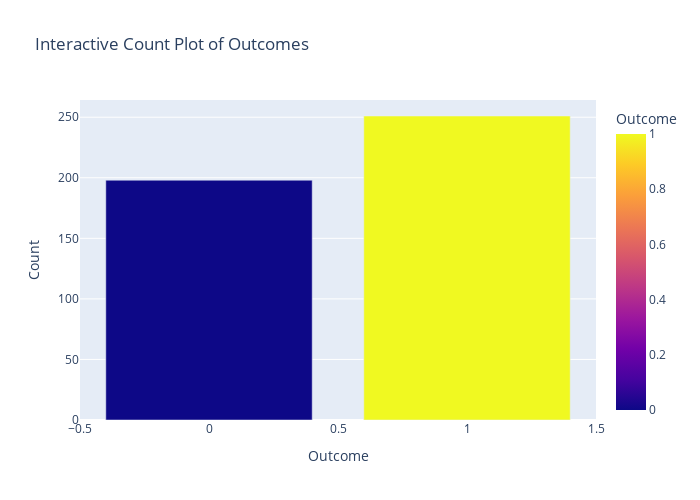

Write notebook code for a chart like this one.
### Code cell
# Create a DataFrame from y_train
y_train_df = pd.DataFrame(y_train, columns=['Outcome'])

outcome_counts = y_train_df['Outcome'].value_counts().reset_index()

outcome_counts.columns = ['Outcome', 'Count']
# Create an interactive bar plot
fig = px.bar(
    outcome_counts,  # Use the corrected DataFrame
    x='Outcome', 
    y='Count',
    color='Outcome',  # Color by outcome
    labels={'Outcome': 'Outcome', 'Count': 'Count'},  # Customize axis labels
    color_discrete_sequence=px.colors.qualitative.Pastel,  # Pastel color palette
    title="Interactive Count Plot of Outcomes"
)

# Customize the layout
fig.update_layout(
    xaxis_title="Outcome",
    yaxis_title="Count",
    showlegend=False,  # Hide legend (optional)
    height=500,
    width=700
)

# Show the plot
fig.show()

### Figure 1 — Plotly figure (JSON) as saved in the notebook; plotly's stock layout.template omitted (floating-point values rounded to 4 significant figures)
{"data": [{"alignmentgroup": "True", "hovertemplate": "Outcome=%{marker.color}<br>Count=%{y}<extra></extra>", "legendgroup": "", "marker": {"color": [1, 0], "coloraxis": "coloraxis", "pattern": {"shape": ""}}, "name": "", "offsetgroup": "", "orientation": "v", "showlegend": false, "textposition": "auto", "type": "bar", "x": [1, 0], "xaxis": "x", "y": [251, 198], "yaxis": "y"}], "layout": {"barmode": "relative", "coloraxis": {"colorbar": {"title": {"text": "Outcome"}}, "colorscale": [[0, "#0d0887"], [0.1111, "#46039f"], [0.2222, "#7201a8"], [0.3333, "#9c179e"], [0.4444, "#bd3786"], [0.5556, "#d8576b"], [0.6667, "#ed7953"], [0.7778, "#fb9f3a"], [0.8889, "#fdca26"], [1, "#f0f921"]]}, "height": 500, "legend": {"tracegroupgap": 0}, "showlegend": false, "title": {"text": "Interactive Count Plot of Outcomes"}, "width": 700, "xaxis": {"anchor": "y", "domain": [0, 1], "title": {"text": "Outcome"}}, "yaxis": {"anchor": "x", "domain": [0, 1], "title": {"text": "Count"}}}}
